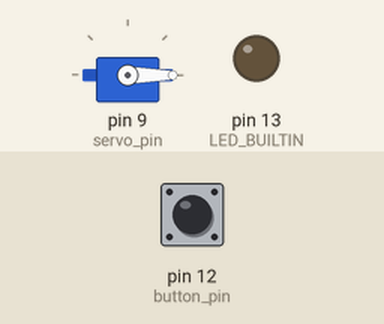
A sketch run on a simulated Arduino Uno, built with avr-gcc and run on an emulated ATmega328P. On the bench: servo, output pins drawn as LEDs (lit = HIGH). The inputs (shaded band) are chosen by the test bench; at power-on: pin 12 (button_pin) HIGH.

Above: at 1.2 s.
1.3 s: pin 12 (button_pin) pulled LOW for 1 s
At 2.1 s:
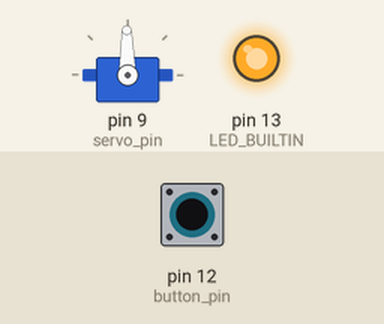
3.9 s: pin 12 (button_pin) pulled LOW for 3.2 s
At 7.19 s:
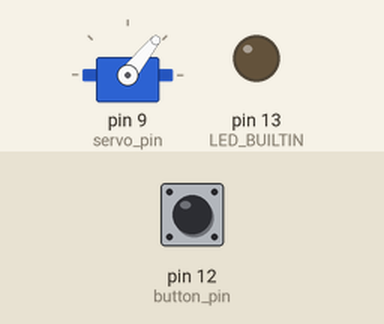
Timing chart, 0 to 8.8 s (numbered marks = the images above; inputs shaded):
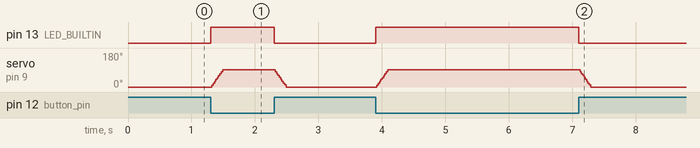

Measured:
- after the input at 1.3 s, pin 13 (LED_BUILTIN): LOW → HIGH at once, → LOW 1.0 s later; servo on pin 9 (servo_pin): rises from 0° to 91° in 0.17 s, then falls to 0° in 1.0 s
- after the input at 3.9 s, pin 13 (LED_BUILTIN): LOW → HIGH at once, → LOW 3.2 s later; servo on pin 9 (servo_pin): rises from 0° to 91° in 0.17 s, then falls to 0° in 3.2 s

The sketch:

button_controlled_spray.ino
```cpp
#include <Servo.h>

Servo servo;

int button_pin = 12;
int servo_pin = 9;
int no_spray_angle = 0;
int spray_angle = 90;
int angle;

void setup()
{
  Serial.begin(9600);

  servo.attach(servo_pin);

  pinMode(button_pin, INPUT_PULLUP);
  pinMode(LED_BUILTIN, OUTPUT);

  angle = no_spray_angle;
  servo.write(angle);
}

void loop()
{
  // Serial.println(digitalRead(button_pin));
  if (digitalRead(button_pin) == LOW)
  {
    digitalWrite(LED_BUILTIN, HIGH);

    if (angle <= spray_angle)
    {
      angle++;
      delay(2);
    }
  }
  else
  {
    digitalWrite(LED_BUILTIN, LOW);

    if (angle > no_spray_angle)
    {
      angle--;
      delay(2);
    }
  }

  servo.write(angle);
}
```
